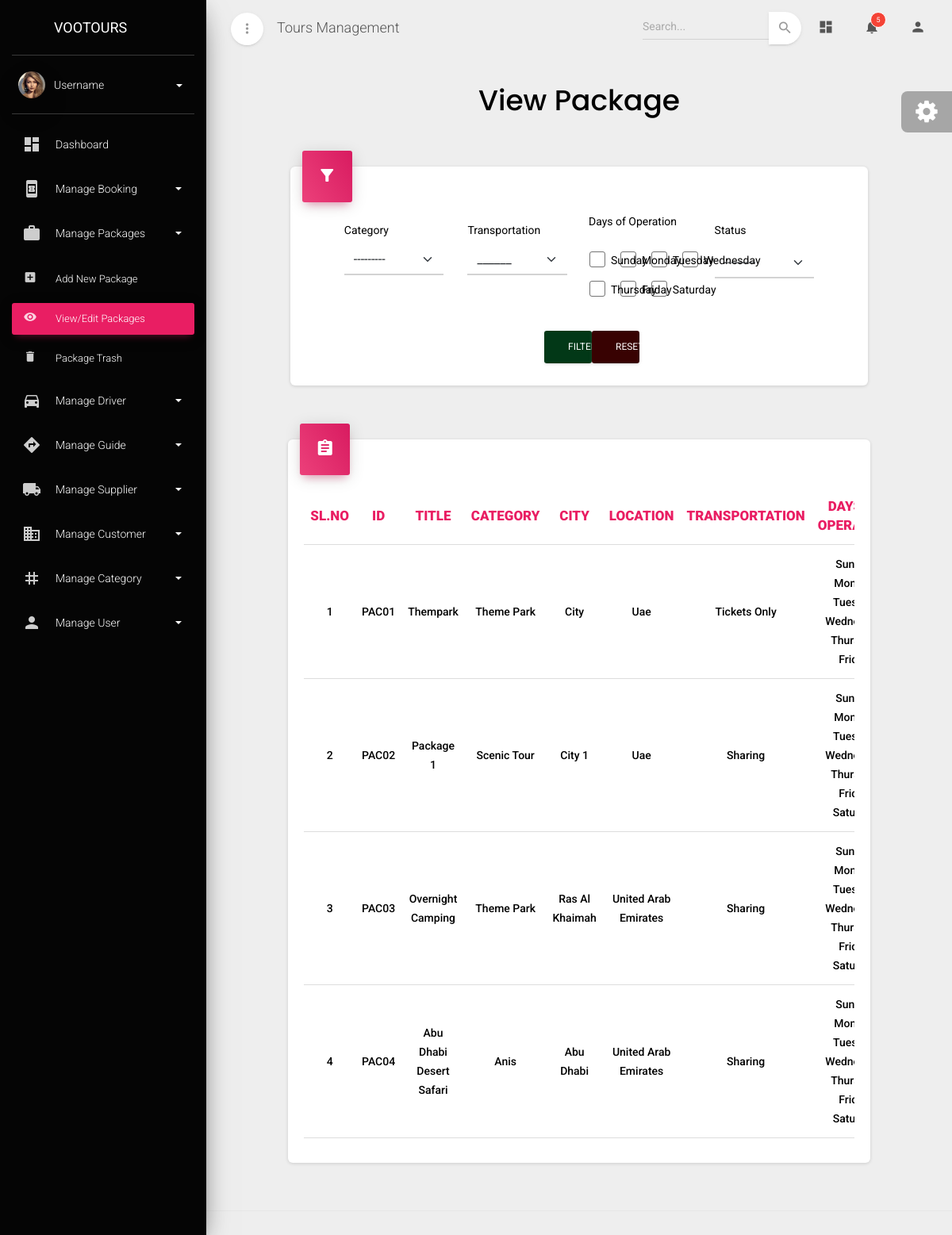
The page /viewpackage on the database its author committed.
### admin_dashboard/models.py (models this page shows, shortened)
class Category(models.Model):
    category_id=models.CharField(max_length=10, primary_key=True, editable=False)
    category_name=models.CharField(max_length=30,unique=True)
    no_of_adult=models.BooleanField(default=True)
    no_of_child=models.BooleanField(default=True)
    no_of_infant=models.BooleanField(default=True)
    rate_of_adult=models.BooleanField(default=True)
    rate_of_child=models.BooleanField(default=True)
    rate_of_infant=models.BooleanField(default=True)
    pickup_location=models.BooleanField(default=True)
    drop_location=models.BooleanField(default=True)
    room_no=models.BooleanField(default=True)
    remark=models.BooleanField(default=True)
    date=models.BooleanField(default=True)
    time=models.BooleanField(default=True)
    pickup_time=models.BooleanField(default=True)
    transfer_type=models.BooleanField(default=True)
    vehicle_type=models.BooleanField(default=True)
    vehicle_name=models.BooleanField(default=True)
    no_of_luggage=models.BooleanField(default=True)
    flight_time=models.BooleanField(default=True)
    def __str__(self):
        return self.category_name

class Status_type(models.Model):
    status=models.CharField(max_length=100,unique=True)
    def __str__(self):
        return self.status

class Package(models.Model):
    transport_Choices=[
        ('Sharing','Sharing'),
        ('Private','Private'),
        ('Without Transfer','Without Transfer'),
        ('Tickets Only','Tickets Only')
    ]
    package_id=models.CharField(max_length=10,primary_key=True,editable=False)
    package_code=models.CharField(max_length=20)
    package_title=models.CharField(max_length=30)
    package_category=models.ForeignKey(Category,on_delete=models.CASCADE,to_field='category_id')
    package_city=models.CharField(max_length=30)
    web_id=models.CharField(max_length=200)
    web_sku=models.CharField(max_length=200)
    website_link=models.CharField(max_length=300)
    short_description=models.TextField(max_length=300)
    highlights=models.TextField(max_length=300)
    description=models.TextField(max_length=1000)
    inclusions=models.CharField(max_length=500)
    exclusions=models.CharField(max_length=500)
    transportation=models.CharField(choices=transport_Choices,max_length=30)
    language=models.ManyToManyField(Language)
    open_hours=models.CharField(max_length=30)
    sunday=models.BooleanField(default=True,blank=True,null=True)
    monday=models.BooleanField(default=True,blank=True,null=True)
    tuesday=models.BooleanField(default=True,blank=True,null=True)
    wednesday=models.BooleanField(default=True,blank=True,null=True)
    thursday=models.BooleanField(default=True,blank=True,null=True)
    friday=models.BooleanField(default=True,blank=True,null=True)
    saturday=models.BooleanField(default=True,blank=True,null=True)
    location=models.CharField(max_length=100)
    adult_rate=models.CharField(max_length=20)
    child_rate=models.CharField(max_length=20)
    infant_rate=models.CharField(max_length=20)
    adult_age=models.CharField(max_length=10)
    child_age=models.CharField(max_length=10)
    infant_age=models.CharField(max_length=10)
    status=models.ForeignKey(Status_type,on_delete=models.CASCADE)
    image_link=models.CharField(max_length=600)
    video_link=models.CharField(max_length=600)
    is_deleted=models.BooleanField(default=False)

### admin_dashboard/views.py (the view)
# urls.py: path('viewpackage',view_package,name="viewpackage"),
def view_package(request):
    data=Package.objects.filter(is_deleted=False)
    return render(request,'viewpackage.html',{'data':data,'form':Package_filter_form})

### admin_dashboard/templates/viewpackage.html (shortened to what this page needs)
{% extends "base.html" %}
{% block content %}
<div class="content">
  <div class="container-fluid">
    <div class="row text-center">
      <h2
        class="font-weight-bold"
        style="font-family: poppins, serif; color: #000"
      >
        View Package
      </h2>
    </div>
    <div class="row">
      <div class="col-1"></div>
      <div class="col-10">
        <div class="card mt-5">
          <div class="card-header card-header-rose card-header-icon">
            <div class="card-icon">
              <i class="material-icons">filter_alt</i>
            </div>
          </div>
          <div class="card-body ">
            <form action="" method="get" id="filter-form">
            <div class="row d-flex justify-content-center pl-5 pr-5">
              <div class="col-3">
                <div class="form-group">
                  <label for="" class="bmd-label-floating text-black mb-1">Category</label>
                  {{form.category}}
                </div>
              </div>
              <div class="col-3">
                <div class="form-group">
                  <label for="" class="bmd-label-floating text-black mb-2">Transportation</label>
                  {{form.transportation}}
                </div>
              </div>
              <div class="col-3">
                <div class="row">
                  <label class="form-check-label text-black mb-4">Days of Operation</label>
                  <div class="col-3">
                    <div class="form-check">
                      <label class="form-check-label text-black">
                          {{ form.sunday }}  Sunday<span class="form-check-sign">
                          <span class="check"></span>
                        </span>
                      </label>
                    </div>
                  </div>
                  <div class="col-3">
                    <div class="form-check">
                      <label class="form-check-label text-black">
                          {{ form.monday }}Monday<span class="form-check-sign">
                          <span class="check"></span>
                        </span>
                      </label>
                    </div>
                  </div>
                  <div class="col-3">
                    <div class="form-check">
                      <label class="form-check-label text-black">
                          {{ form.tuesday }}Tuesday<span class="form-check-sign">
                          <span class="check"></span>
                        </span>
                      </label>
                    </div>
                  </div>
                  <div class="col-3">
                    <div class="form-check">
                      <label class="form-check-label text-black">
                          {{ form.wednesday }}Wednesday<span class="form-check-sign">
                          <span class="check"></span>
                        </span>
                      </label>
                    </div>
                  </div>
                  <div class="col-3">
                    <div class="form-check">
                      <label class="form-check-label text-black">
                          {{ form.thursday }}Thursday<span class="form-check-sign">
                          <span class="check"></span>
                        </span>
                      </label>
                    </div>
                  </div>
                  <div class="col-3">
                    <div class="form-check">
                      <label class="form-check-label text-black">
                          {{ form.friday }}Friday<span class="form-check-sign">
                          <span class="check"></span>
                        </span>
                      </label>
                    </div>
                  </div>
                  <div class="col-3">
                    <div class="form-check">
                      <label class="form-check-label text-black">
                          {{ form.saturday }}Saturday<span class="form-check-sign">
                          <span class="check"></span>
                        </span>
                      </label>
                    </div>
                  </div>
                </div>
                </div>
              <div class="col-3">
                <div class="form-group">
                  <label for="" class="bmd-label-floating text-black mb-2">Status</label>
                  {{form.status}}
                </div>
              </div>
            </div>
            <div class="row mt-4 mb-2  d-flex justify-content-center">
              <div class="col-1">
                <button type="submit" class="btn w-100"  style="background-color:#023817;color:white;">Filter</button>
              </div>
              <div class="col-1">
                <button type="reset" class="btn w-100"  style="background-color:#380202;color:white;">Reset</button>
              </div>
            </div>
            </form>
          </div>
        </div>
      </div>
      <div class="col-1"></div>
    </div>
    <div class="row mt-2">
      <div class="">
        <div class="row" id="supplier-allocation-content">
          <div class="col-1"></div>
          <div class="col-lg-10 col-md-12 col-md-12">
            <div class="card">
              <div class="card-header card-header-rose card-header-icon">
                <div class="card-icon">
                  <i class="material-icons">assignment</i>
                </div>
              </div>
              <div class="card-body">
                <div class="table-responsive">
                  <table class="table">
                    <thead>
                      <tr>
                        <th class="text-center  text-rose" style="font-weight: 900;" >SL.NO</th>
                        <th class="text-center  text-rose" style="font-weight: 900;" >ID</th>
                        <th class="text-center  text-rose" style="font-weight: 900;" >TITLE</th>
                        <th class="text-center  text-rose" style="font-weight: 900;" >CATEGORY</th>
                        <th class="text-center  text-rose" style="font-weight: 900;" >CITY</th>
                        <th class="text-center  text-rose" style="font-weight: 900;" >LOCATION</th>
                        <th class="text-center  text-rose" style="font-weight: 900;" >TRANSPORTATION</th>
                        <th class="text-center  text-rose" style="font-weight: 900;" >DAYS OF OPERATION</th>
                      </tr>
                    </thead>
                    <tbody>
                      {% for i in data %}
                        <tr>
                          <td class="text-center" style="font-weight: 500;">{{forloop.counter}}</td>
                          <td class="text-center text-capitalize" style="font-weight: 500;">{{i.package_id}}</td>
                          <td class="text-center text-capitalize" style="font-weight: 500;">{{i.package_title}}</td>
                          <td class="text-center text-capitalize" style="font-weight: 500;">{{i.package_category}}</td>
                          <td class="text-center text-capitalize" style="font-weight: 500;">{{i.package_city}}</td>
                          <td class="text-center text-capitalize" style="font-weight: 500;">{{i.location}}</td>
                          <td class="text-center text-capitalize" style="font-weight: 500;">{{i.transportation}}</td>
                          <td class="text-center text-capitalize" style="font-weight: 500;">
                            {% if i.sunday == True %}Sunday,{% endif %}
                            {% if i.monday == True %}Monday,{% endif %}
                            {% if i.tuesday == True %}Tuesday,{% endif %}
                            {% if i.wednesday == True %}Wednesday,{% endif %}
                            {% if i.thursday == True %}Thursday,{% endif %}
                            {% if i.friday == True %}Friday,{% endif %}
                            {% if i.saturday == True %}Saturday{% endif %}
                        </td>
                      </tr>
                      {% endfor %}
                    </tbody>
                  </table>
                </div>
              </div>
            </div>
          </div>
          <div class="col-1"></div>
        </div>
      </div>
    </div>
  </div>
</div>
{% endblock content %}

### rows shown on the page
Category: category "---------"
Status_type: status "---------"
Package: package_id "PAC01", package_title "Thempark", package_category "Theme Park", package_city "City", location "Uae", transportation "Tickets Only", sunday "Sunday,", monday "Monday,", tuesday "Tuesday,", wednesday "Wednesday,", thursday "Thursday,", friday "Friday,"
Package: package_id "PAC02", package_title "Package 1", package_category "Scenic Tour", package_city "City 1", location "Uae", transportation "Sharing", sunday "Sunday,", monday "Monday,", tuesday "Tuesday,", wednesday "Wednesday,", thursday "Thursday,", friday "Friday,", saturday "Saturday"
Package: package_id "PAC03", package_title "Overnight Camping", package_category "Theme Park", package_city "Ras Al Khaimah", location "United Arab Emirates", transportation "Sharing", sunday "Sunday,", monday "Monday,", tuesday "Tuesday,", wednesday "Wednesday,", thursday "Thursday,", friday "Friday,", saturday "Saturday"
Package: package_id "PAC04", package_title "Abu Dhabi Desert Safari", package_category "Anis", package_city "Abu Dhabi", location "United Arab Emirates", transportation "Sharing", sunday "Sunday,", monday "Monday,", tuesday "Tuesday,", wednesday "Wednesday,", thursday "Thursday,", friday "Friday,", saturday "Saturday"
